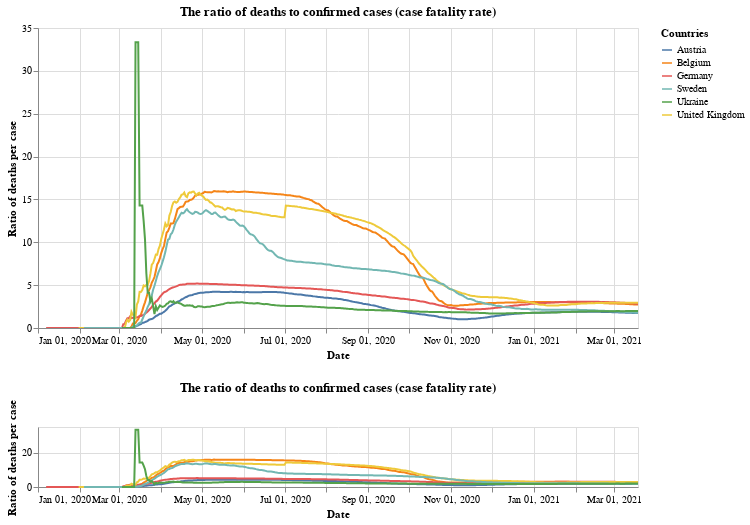

Source (notebook cell):
### Markdown cell above
## Case fatality rate

### Code cell
#collapse
base = alt.Chart(x_small).mark_line().encode(
    x=alt.X("yearmonthdate(date):T", axis=alt.Axis(title='Date')),
    y=alt.Y("ratio:Q", axis=alt.Axis(title='Ratio of deaths per case')),
    tooltip='id',
    color=alt.Color('id', legend=alt.Legend(title="Countries")),
opacity=alt.condition(leg_selection, alt.value(1), alt.value(0.2))
).add_selection(leg_selection).properties(title='The ratio of deaths to confirmed cases (case fatality rate)', width=600)

upper = base.encode(
    alt.X('yearmonthdate(date):T',axis=alt.Axis(title='Date'),
          scale=alt.Scale(domain=brush))
)

lower = base.properties(
    height=60
).add_selection(brush)

upper & lower

### Figure 1 — Vega-Lite specification as saved in the notebook (floating-point values rounded to 4 significant figures; data arrays with more than 128 entries replaced by an {"elided": "..."} marker saying what was removed)
{"config": {"view": {"continuousWidth": 400, "continuousHeight": 300}}, "vconcat": [{"mark": "line", "encoding": {"color": {"type": "nominal", "field": "id", "legend": {"title": "Countries"}}, "opacity": {"condition": {"value": 1, "selection": "selector001"}, "value": 0.2}, "tooltip": {"type": "nominal", "field": "id"}, "x": {"type": "temporal", "axis": {"title": "Date"}, "field": "date", "scale": {"domain": {"selection": "selector004"}}, "timeUnit": "yearmonthdate"}, "y": {"type": "quantitative", "axis": {"title": "Ratio of deaths per case"}, "field": "ratio"}}, "selection": {"selector001": {"type": "multi", "fields": ["id"], "bind": "legend"}}, "title": "The ratio of deaths to confirmed cases (case fatality rate)", "width": 600}, {"mark": "line", "encoding": {"color": {"type": "nominal", "field": "id", "legend": {"title": "Countries"}}, "opacity": {"condition": {"value": 1, "selection": "selector001"}, "value": 0.2}, "tooltip": {"type": "nominal", "field": "id"}, "x": {"type": "temporal", "axis": {"title": "Date"}, "field": "date", "timeUnit": "yearmonthdate"}, "y": {"type": "quantitative", "axis": {"title": "Ratio of deaths per case"}, "field": "ratio"}}, "height": 60, "selection": {"selector001": {"type": "multi", "fields": ["id"], "bind": "legend"}, "selector004": {"type": "interval", "encodings": ["x"]}}, "title": "The ratio of deaths to confirmed cases (case fatality rate)", "width": 600}], "data": {"name": "data-7eaf148b328b47a64140a40c5c406741"}, "$schema": "https://vega.github.io/schema/vega-lite/v4.8.1.json", "datasets": {"data-7eaf148b328b47a64140a40c5c406741": {"elided": "2664 records"}}}
